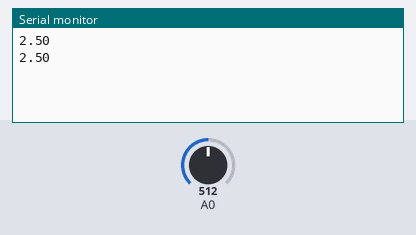
A sketch run on a simulated Arduino Uno, built with avr-gcc and run on an emulated ATmega328P. Shown: the last lines printed to the serial monitor. The test bench sets the inputs (shaded band); at power-on: A0 = 512.

Above: at 1.8 s.
1.9 s: A0 set to 716
At 2.8 s:
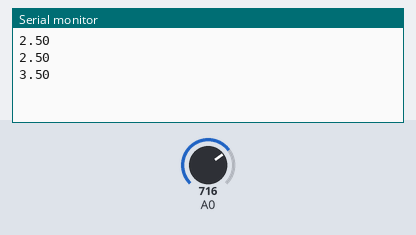
3.4 s: A0 set to 900
At 4.7 s:
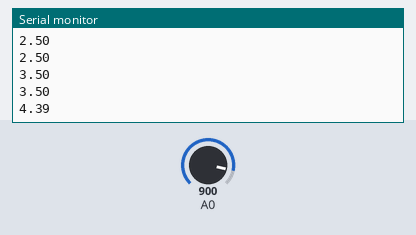
Timing chart, 0 to 6.4 s (numbered marks = the images above; inputs shaded):
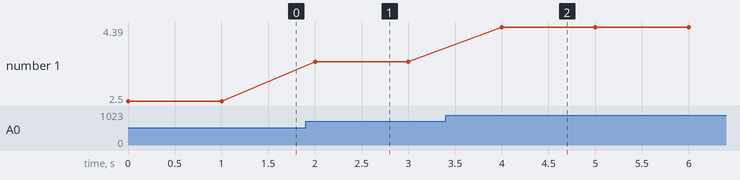

The sketch:

TURBIDITY.ino
```cpp
void setup() {
  Serial.begin(9600);
}
void loop() {
  int sensorValue = analogRead(A0);
  float voltage = sensorValue * (5 / 1024.0);
  Serial.println(voltage);
  delay(1000);
}
```

Measured:
- after the input at 1.9 s, the serial monitor: prints a new line after 0.10 s (image 1)
- after the input at 3.4 s, the serial monitor: prints a new line after 0.60 s (image 2)
- plotted number 1: 2.5 → 3.5 after the input at 1.9 s, 3.5 → 4.39 after the input at 3.4 s
